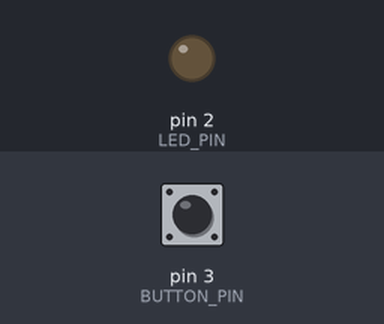
Simulated run of this sketch. Board: Arduino Uno, built with avr-gcc and run on an emulated ATmega328P. Parts: output pins drawn as LEDs (lit = HIGH). The inputs (shaded band) are chosen by the test bench; at power-on: pin 3 (BUTTON_PIN) LOW.

Above: at 1.2 s.
1.3 s: pin 3 (BUTTON_PIN) pulled HIGH for 0.15 s
At 2.5 s:
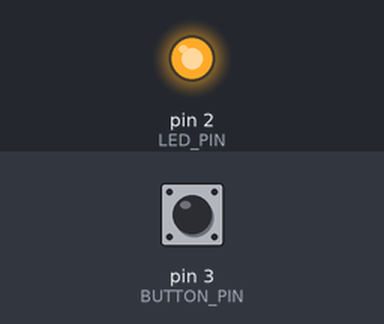
2.9 s: pin 3 (BUTTON_PIN) pulled HIGH for 1 s
At 3.7 s:
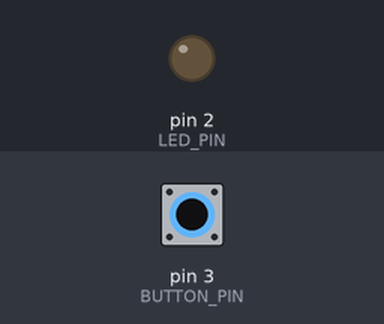
5.4 s: pin 3 (BUTTON_PIN) pulled HIGH for 3.2 s
At 6.8 s:
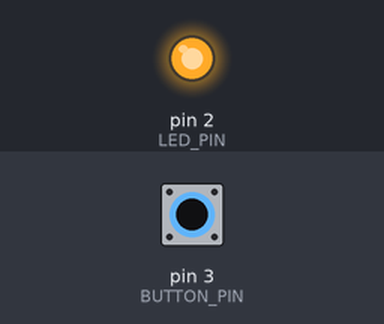
Timing chart, 0 to 8.4 s (numbered marks = the images above; inputs shaded):
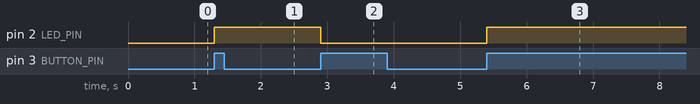

The sketch:

Interrupt.ino
```cpp
#define LED_PIN 2
#define BUTTON_PIN 3

volatile byte StatusLed = LOW;
void setup()
{
  pinMode(LED_PIN, OUTPUT);
  pinMode(BUTTON_PIN, INPUT);
  attachInterrupt(digitalPinToInterrupt(BUTTON_PIN), blink, RISING);
}

void loop()
{
  digitalWrite(LED_PIN, StatusLed);
}

void blink()
{
  StatusLed = !StatusLed;

}
```

Measured:
- after the input at 1.3 s, pin 2 (LED_PIN): LOW → HIGH at once
- after the input at 2.9 s, pin 2 (LED_PIN): HIGH → LOW at once
- after the input at 5.4 s, pin 2 (LED_PIN): LOW → HIGH at once
